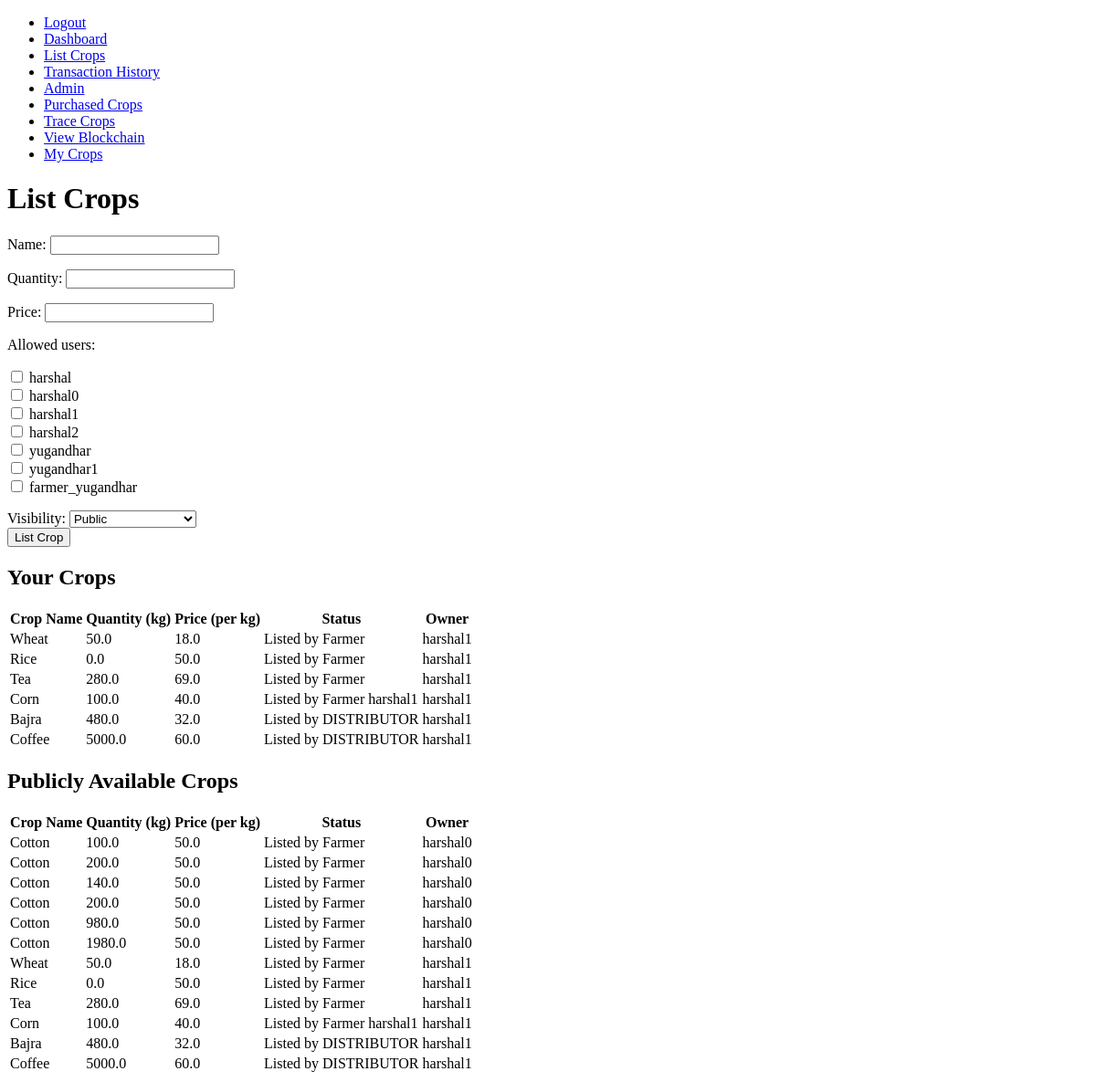
The page /list_crops/ (signed in) on the database as committed earlier.
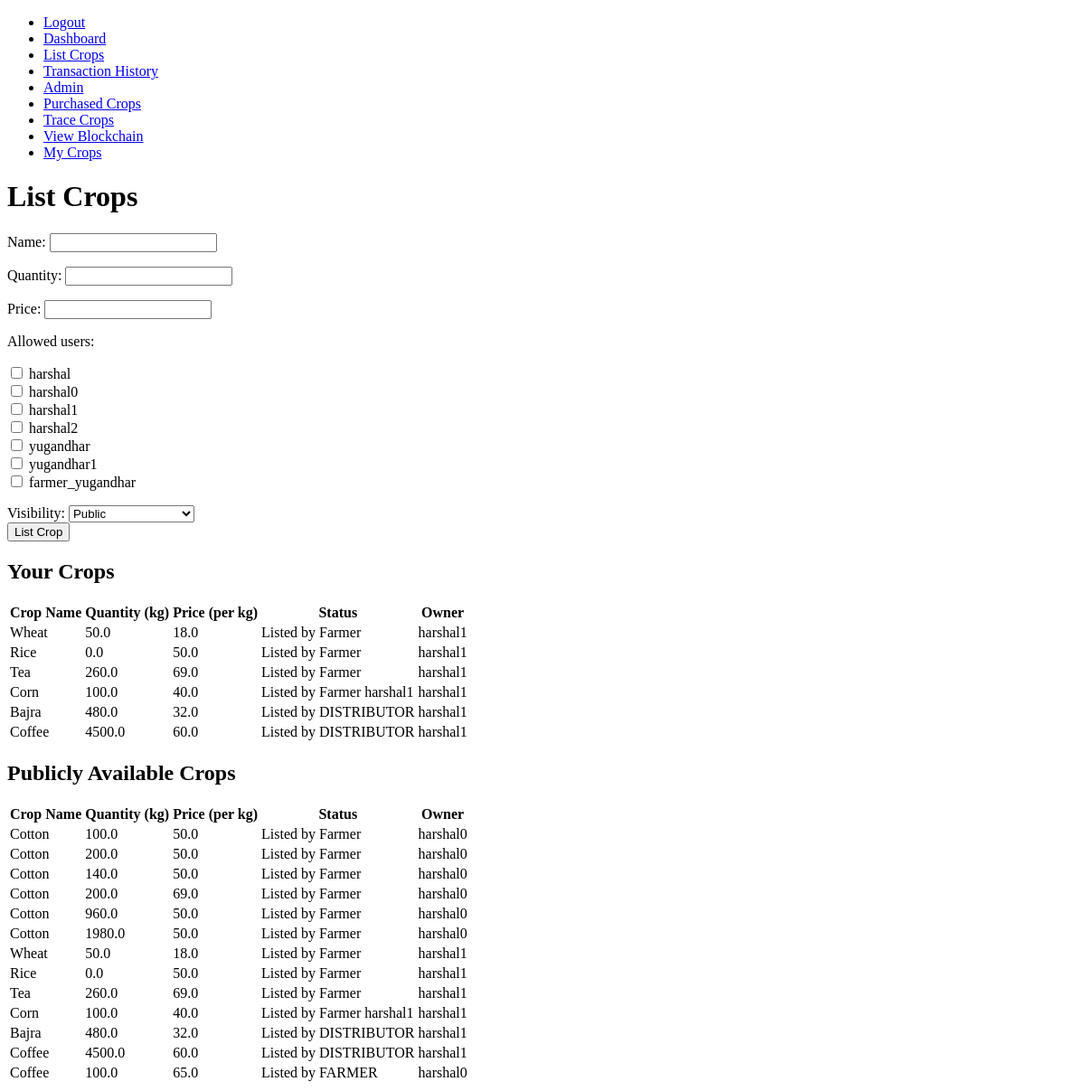
The same page on the database as committed later.
### supply_chain/models.py (models this page shows, shortened)
class Crop(models.Model):
    name = models.CharField(max_length=100)
    quantity = models.FloatField()
    price = models.FloatField()
    current_owner = models.ForeignKey(CustomUser, on_delete=models.CASCADE, related_name='owned_crops')
    status = models.CharField(max_length=20, choices=[('listed', 'Listed'), ('sold', 'Sold')])
    current_stage = models.CharField(max_length=100, default='Listed by Farmer')
    transaction_hash = models.CharField(max_length=64, blank=True, null=True)
    allowed_users = models.ManyToManyField(CustomUser, related_name='allowed_crops', blank=True)
    visibility = models.CharField(max_length=10, choices=[('public', 'Public'), ('private', 'Private')], default='public')

class CustomUser(AbstractUser):
    ROLE_CHOICES = [
        ('FARMER', 'Farmer'),
        ('DISTRIBUTOR', 'Distributor'),
        ('CONSUMER', 'Consumer'),
    ]
    role = models.CharField(max_length=100, choices=ROLE_CHOICES)

### supply_chain/views.py (the view)
# urls.py: path('list_crops/', list_crops, name='list_crops'),
@login_required
def list_crops(request):
    if request.user.role == 'CUSTOMER':
        return render(request, 'not_allowed.html')
    if request.method == 'POST':
        form = CropForm(request.POST)
        if form.is_valid():
            crop = form.save(commit=False)  # Create crop instance without saving to the database yet
            crop.current_owner = request.user  # Set the current owner
            crop.current_stage = f'Listed by {request.user.role}'
            crop.visibility = request.POST.get('visibility')
            crop.save()  # Save the crop instance to the database
            if crop.visibility == 'private':
                allowed_user_ids = request.POST.getlist('allowed_users')  # Get selected user IDs
                crop.allowed_users.set(allowed_user_ids)  # Assuming you have a ManyToMany relationship
            messages.success(request, f"Crop '{crop.name}' listed successfully!")
            return redirect('list_crops')
    else:
        form = CropForm()
    user_crops = Crop.objects.filter(current_owner=request.user)  # Crops owned by the user
    public_crops = Crop.objects.filter(visibility='public')  # Public crops
    allowed_crops = Crop.objects.filter(allowed_users=request.user)  # Crops visible to the user
    crops = user_crops | allowed_crops  # Combine owned and allowed crops
    return render(request, 'list_crops.html', {
        'form': form,
        'crops': crops,
        'public_crops': public_crops,
        'users': CustomUser.objects.all()  # Fetch all users for the dropdown
    })

### supply_chain/forms.py
class CropForm(forms.ModelForm):
    allowed_users = forms.ModelMultipleChoiceField(
        queryset=CustomUser.objects.all(),  # Filter for customers or specific roles
        widget=forms.CheckboxSelectMultiple,  # You can also use a select widget
        required=False
    )
    class Meta:
        model = Crop
        fields = ['name', 'quantity', 'price', 'allowed_users']

### supply_chain/templates/list_crops.html (shortened to what this page needs)
{% extends 'base.html' %}
{% block content %}
<h1>List Crops</h1>
<form method="POST" action="{% url 'list_crops' %}">
    {{ form.as_p }}
    <div>
        <label for="visibility">Visibility:</label>
        <select name="visibility" id="visibility" onchange="toggleUserSelection(this.value)">
            <option value="public">Public</option>
        </select>
    </div>
    <button type="submit">List Crop</button>
</form>
<h2>Your Crops</h2>
<table>
    <thead>
        <tr>
            <th>Crop Name</th>
            <th>Quantity (kg)</th>
            <th>Price (per kg)</th>
            <th>Status</th>
            <th>Owner</th>
        </tr>
    </thead>
    <tbody>
        {% for crop in crops %}
            {% if crop.current_owner == request.user or request.user in crop.allowed_users.all %}
                <tr>
                    <td>{{ crop.name }}</td>
                    <td>{{ crop.quantity }}</td>
                    <td>{{ crop.price }}</td>
                    <td>{{ crop.current_stage }}</td>
                    <td>{{ crop.current_owner.username }}</td>
                </tr>
            {% endif %}
        {% empty %}
            <tr>
                <td colspan="5">You have no crops listed.</td>
            </tr>
        {% endfor %}
    </tbody>
</table>
<h2>Publicly Available Crops</h2>
<table>
    <thead>
        <tr>
            <th>Crop Name</th>
            <th>Quantity (kg)</th>
            <th>Price (per kg)</th>
            <th>Status</th>
            <th>Owner</th>
        </tr>
    </thead>
    <tbody>
        {% for crop in public_crops %}
            <tr>
                <td>{{ crop.name }}</td>
                <td>{{ crop.quantity }}</td>
                <td>{{ crop.price }}</td>
                <td>{{ crop.current_stage }}</td>
                <td>{{ crop.current_owner.username }}</td>
            </tr>
        {% empty %}
            <tr>
                <td colspan="5">No public crops available.</td>
            </tr>
        {% endfor %}
    </tbody>
</table>
{% endblock %}

Rows that differ between the two databases and show on the page:
changed Crop "Tea": quantity "280.0" → "260.0"
changed Crop (number 6 of 13 on the later page): quantity "5000.0" → "4500.0"
changed Crop (number 10 of 13 on the later page): price "50.0" → "69.0"
changed Crop (number 11 of 13 on the later page): quantity "980.0" → "960.0"
added Crop: name "Coffee", quantity "100.0", price "65.0", current_stage "Listed by FARMER", current_owner.username "harshal0", shown under "Publicly Available Crops"
